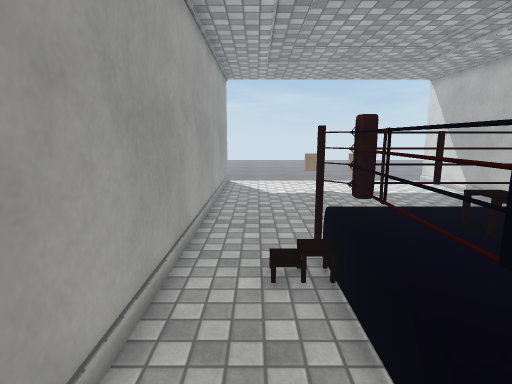
View 1 (above)

13 first-person views from a walk through a 3-D level made in the Unity game engine. The camera is 1.5 m above the floor, tilts 10° down and sees 80° across. The floor is counted in squares, 0.5 m on a side. Each view is taken from the middle of a square. On the plan, view 1 faces up. The plan holds only what a view shows up to about 20 squares ahead; the rest is blank. The place goes on beyond the plan. The player character is not drawn. Some surface patterns are stand-ins.

View 2
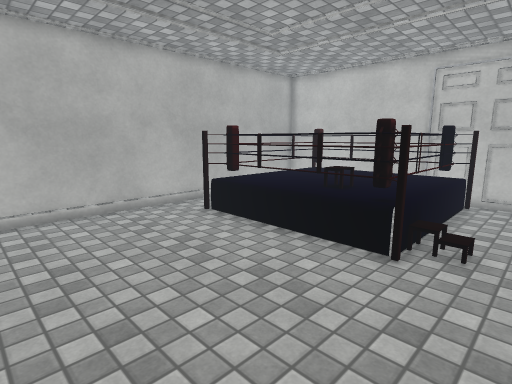

View 3
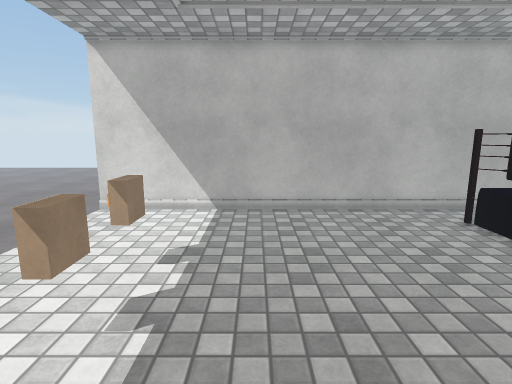

View 4
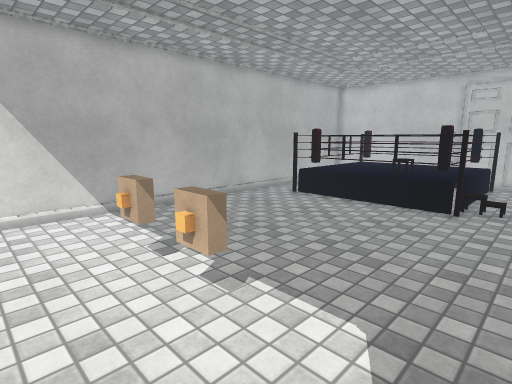

View 5
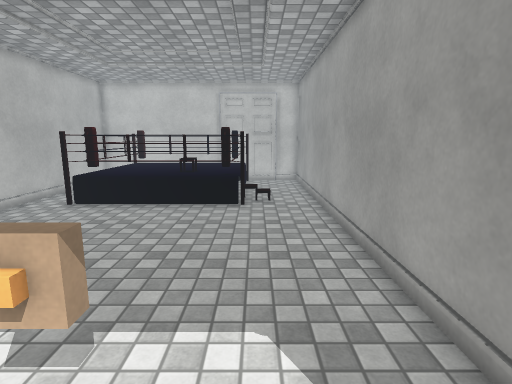

View 6
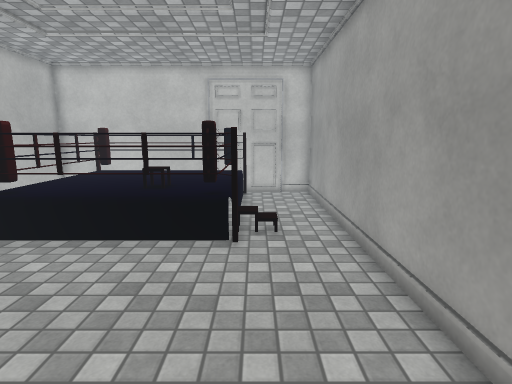

View 7
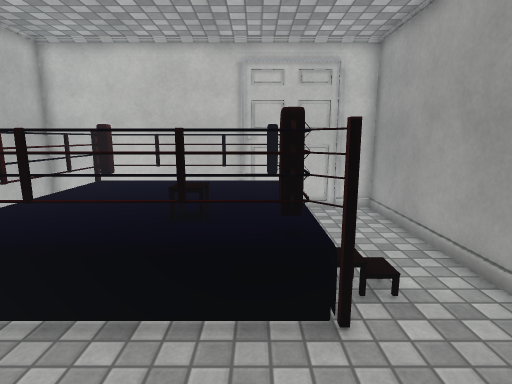

View 8
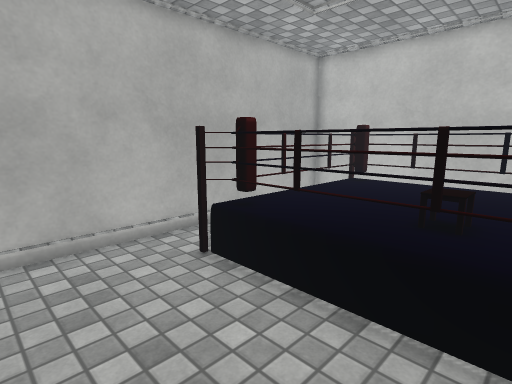

View 9
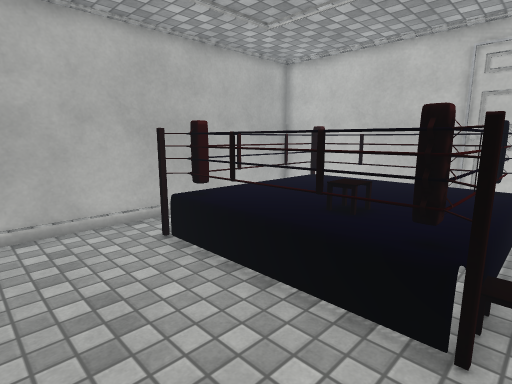

View 10
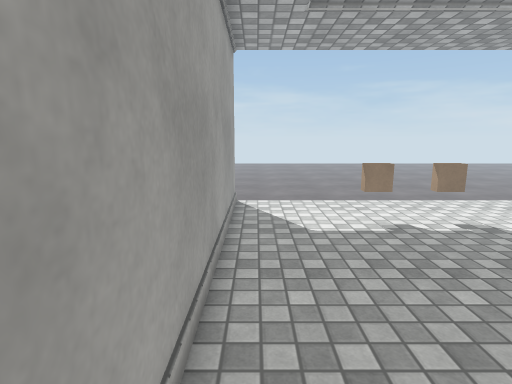

View 11
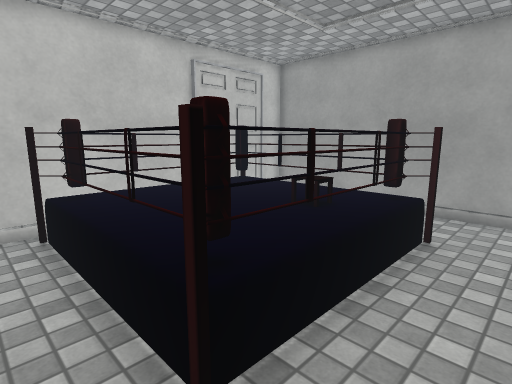

View 12
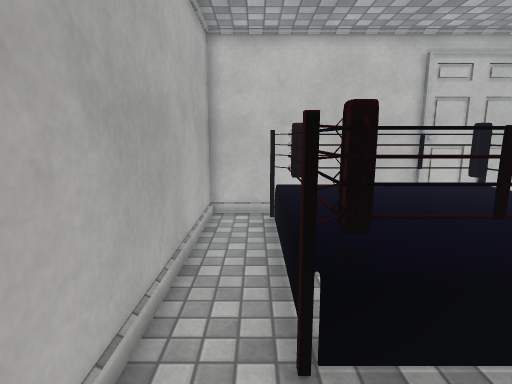

View 13
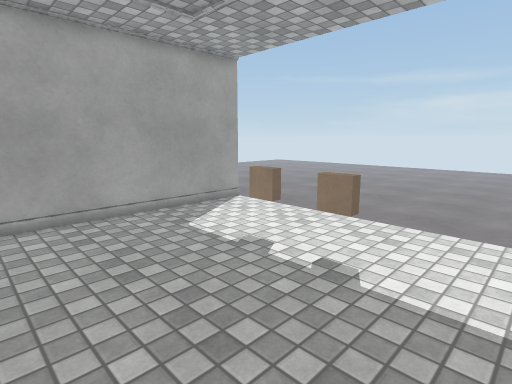

### Floor plan
Key: @ floor where view 1 was taken; # wall or solid block; . main floor; - floor 0.25 m lower than the main floor; / step, stairs or slope; O other object.
Columns run from 2 left of view 1 to 12 right of it. Each row starts with its distance up from view 1.
 22  -------------
 21 #.............#
 20 #.............#
 19 #.............#
 18 #....OO.O.....#
 17 #.............#
 16 #.............#
 15 #.............#
 14 #.............#
 13 #.............#
 12 #.............#
 11 #.............#
 10 #.............#
  9 #.............#
  8 #...O......O..#
  7 #...OOOOOOOO..#
  6 #../OOOOOOOO..#
  5 #...OOOOOOOO..#
  4 #...OOOOOOOO..#
  3 #...OOOOOOOO..#
  2 #...OOOOOOOO..#
  1 #...OOOOOOOO..#
  0 #.@.OOOOOOOO..#
 -1 ###############

Positions as (right, up) in squares from view 1, and headings:
1: (0, 0), facing up
2: (-1, 15), facing down-right
3: (-1, 15), facing right
4: (-1, 21), facing down-right
5: (1, 21), facing down
6: (1, 16), facing down
7: (3, 12), facing down
8: (3, 12), facing down-right
9: (1, 12), facing down-right
10: (-1, 7), facing up
11: (11, 10), facing down-left
12: (10, 11), facing down
13: (10, 11), facing up-left
